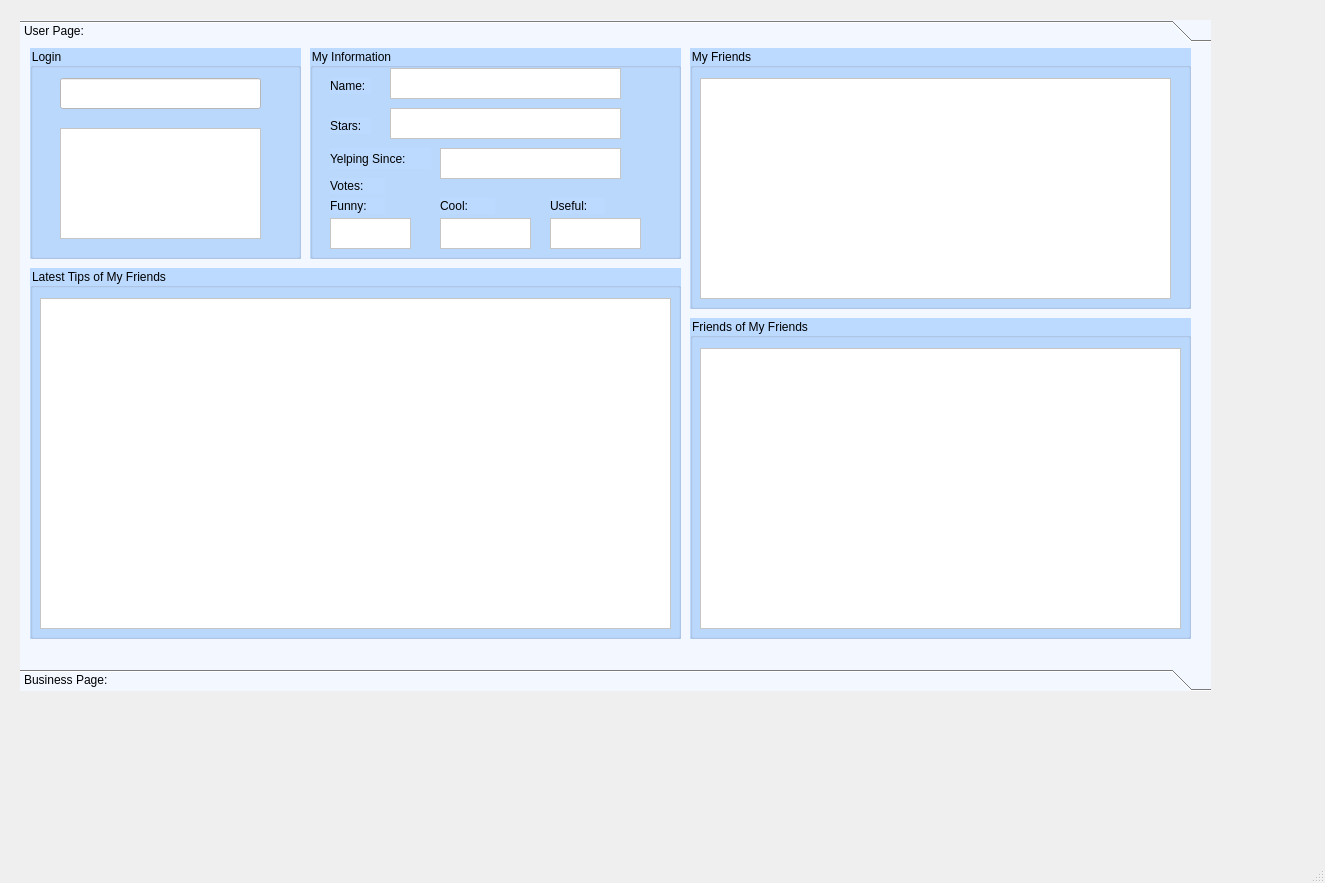
<?xml version="1.0" encoding="UTF-8"?>
<ui version="4.0">
 <class>MainWindow</class>
 <widget class="QMainWindow" name="MainWindow">
  <property name="geometry">
   <rect>
    <x>0</x>
    <y>0</y>
    <width>1325</width>
    <height>883</height>
   </rect>
  </property>
  <property name="windowTitle">
   <string>MainWindow</string>
  </property>
  <widget class="QWidget" name="centralwidget">
   <widget class="QToolBox" name="toolBox">
    <property name="geometry">
     <rect>
      <x>20</x>
      <y>20</y>
      <width>1191</width>
      <height>671</height>
     </rect>
    </property>
    <property name="styleSheet">
     <string notr="true">font: 75 12pt &quot;Arial&quot;;
background-color: rgb(243, 247, 255);</string>
    </property>
    <property name="currentIndex">
     <number>0</number>
    </property>
    <widget class="QWidget" name="page">
     <property name="geometry">
      <rect>
       <x>0</x>
       <y>0</y>
       <width>1191</width>
       <height>607</height>
      </rect>
     </property>
     <attribute name="label">
      <string>User Page:</string>
     </attribute>
     <widget class="QGroupBox" name="login_groupBox">
      <property name="geometry">
       <rect>
        <x>10</x>
        <y>0</y>
        <width>271</width>
        <height>211</height>
       </rect>
      </property>
      <property name="styleSheet">
       <string notr="true">font: 75 11pt &quot;Arial&quot;;
background-color: rgb(188, 218, 255);</string>
      </property>
      <property name="title">
       <string>Login</string>
      </property>
      <widget class="QListWidget" name="login2_list_widget">
       <property name="geometry">
        <rect>
         <x>30</x>
         <y>80</y>
         <width>201</width>
         <height>111</height>
        </rect>
       </property>
       <property name="styleSheet">
        <string notr="true">background-color: rgb(255, 255, 255);
font: 75 8pt &quot;Arial&quot;;</string>
       </property>
      </widget>
      <widget class="QLineEdit" name="login1_line_edit">
       <property name="geometry">
        <rect>
         <x>30</x>
         <y>30</y>
         <width>201</width>
         <height>31</height>
        </rect>
       </property>
       <property name="styleSheet">
        <string notr="true">font: 8pt &quot;MS Shell Dlg 2&quot;;
background-color: rgb(255, 255, 255);</string>
       </property>
      </widget>
     </widget>
     <widget class="QGroupBox" name="my_infor_groupBox">
      <property name="geometry">
       <rect>
        <x>290</x>
        <y>0</y>
        <width>371</width>
        <height>211</height>
       </rect>
      </property>
      <property name="styleSheet">
       <string notr="true">background-color: rgb(188, 218, 255);
font: 75 11pt &quot;Arial&quot;;</string>
      </property>
      <property name="title">
       <string>My Information</string>
      </property>
      <widget class="QLabel" name="label">
       <property name="geometry">
        <rect>
         <x>20</x>
         <y>30</y>
         <width>41</width>
         <height>16</height>
        </rect>
       </property>
       <property name="styleSheet">
        <string notr="true">font: 75 10pt &quot;Arial&quot;;</string>
       </property>
       <property name="text">
        <string>Name:</string>
       </property>
      </widget>
      <widget class="QLabel" name="label_2">
       <property name="geometry">
        <rect>
         <x>20</x>
         <y>70</y>
         <width>41</width>
         <height>16</height>
        </rect>
       </property>
       <property name="styleSheet">
        <string notr="true">font: 75 10pt &quot;Arial&quot;;</string>
       </property>
       <property name="text">
        <string>Stars:</string>
       </property>
      </widget>
      <widget class="QLabel" name="label_3">
       <property name="geometry">
        <rect>
         <x>20</x>
         <y>100</y>
         <width>101</width>
         <height>21</height>
        </rect>
       </property>
       <property name="styleSheet">
        <string notr="true">font: 75 10pt &quot;Arial&quot;;</string>
       </property>
       <property name="text">
        <string>Yelping Since:</string>
       </property>
      </widget>
      <widget class="QLabel" name="label_4">
       <property name="geometry">
        <rect>
         <x>20</x>
         <y>130</y>
         <width>55</width>
         <height>16</height>
        </rect>
       </property>
       <property name="styleSheet">
        <string notr="true">font: 75 10pt &quot;Arial&quot;;</string>
       </property>
       <property name="text">
        <string>Votes:</string>
       </property>
      </widget>
      <widget class="QLabel" name="label_5">
       <property name="geometry">
        <rect>
         <x>20</x>
         <y>150</y>
         <width>55</width>
         <height>16</height>
        </rect>
       </property>
       <property name="styleSheet">
        <string notr="true">font: 75 10pt &quot;Arial&quot;;</string>
       </property>
       <property name="text">
        <string>Funny:</string>
       </property>
      </widget>
      <widget class="QLabel" name="label_6">
       <property name="geometry">
        <rect>
         <x>130</x>
         <y>150</y>
         <width>55</width>
         <height>16</height>
        </rect>
       </property>
       <property name="styleSheet">
        <string notr="true">font: 75 10pt &quot;Arial&quot;;</string>
       </property>
       <property name="text">
        <string>Cool:</string>
       </property>
      </widget>
      <widget class="QLabel" name="label_7">
       <property name="geometry">
        <rect>
         <x>240</x>
         <y>150</y>
         <width>55</width>
         <height>16</height>
        </rect>
       </property>
       <property name="styleSheet">
        <string notr="true">font: 75 10pt &quot;Arial&quot;;</string>
       </property>
       <property name="text">
        <string>Useful:</string>
       </property>
      </widget>
      <widget class="QListWidget" name="myinfor_lineEdit_name">
       <property name="geometry">
        <rect>
         <x>80</x>
         <y>20</y>
         <width>231</width>
         <height>31</height>
        </rect>
       </property>
       <property name="styleSheet">
        <string notr="true">background-color: rgb(255, 255, 255);</string>
       </property>
      </widget>
      <widget class="QListWidget" name="myinfor_lineEdit_stars">
       <property name="geometry">
        <rect>
         <x>80</x>
         <y>60</y>
         <width>231</width>
         <height>31</height>
        </rect>
       </property>
       <property name="styleSheet">
        <string notr="true">background-color: rgb(255, 255, 255);</string>
       </property>
      </widget>
      <widget class="QListWidget" name="myinfor_lineEdit_stars_2">
       <property name="geometry">
        <rect>
         <x>130</x>
         <y>100</y>
         <width>181</width>
         <height>31</height>
        </rect>
       </property>
       <property name="styleSheet">
        <string notr="true">background-color: rgb(255, 255, 255);</string>
       </property>
      </widget>
      <widget class="QListWidget" name="myinfor_lineEdit_funny">
       <property name="geometry">
        <rect>
         <x>20</x>
         <y>170</y>
         <width>81</width>
         <height>31</height>
        </rect>
       </property>
       <property name="styleSheet">
        <string notr="true">background-color: rgb(255, 255, 255);</string>
       </property>
      </widget>
      <widget class="QListWidget" name="myinfor_lineEdit_cool">
       <property name="geometry">
        <rect>
         <x>130</x>
         <y>170</y>
         <width>91</width>
         <height>31</height>
        </rect>
       </property>
       <property name="styleSheet">
        <string notr="true">background-color: rgb(255, 255, 255);</string>
       </property>
      </widget>
      <widget class="QListWidget" name="myinfor_lineEdit_useful">
       <property name="geometry">
        <rect>
         <x>240</x>
         <y>170</y>
         <width>91</width>
         <height>31</height>
        </rect>
       </property>
       <property name="styleSheet">
        <string notr="true">background-color: rgb(255, 255, 255);</string>
       </property>
      </widget>
     </widget>
     <widget class="QGroupBox" name="LTOMF_groupBox">
      <property name="geometry">
       <rect>
        <x>10</x>
        <y>220</y>
        <width>651</width>
        <height>371</height>
       </rect>
      </property>
      <property name="styleSheet">
       <string notr="true">background-color: rgb(188, 218, 255);
font: 75 11pt &quot;Arial&quot;;</string>
      </property>
      <property name="title">
       <string>Latest Tips of My Friends</string>
      </property>
      <widget class="QTableWidget" name="LTOMF_tableWidget">
       <property name="geometry">
        <rect>
         <x>10</x>
         <y>30</y>
         <width>631</width>
         <height>331</height>
        </rect>
       </property>
       <property name="styleSheet">
        <string notr="true">background-color: rgb(255, 255, 255);
font: 75 9pt &quot;Arial&quot;;</string>
       </property>
      </widget>
     </widget>
     <widget class="QGroupBox" name="MF_groupBox">
      <property name="geometry">
       <rect>
        <x>670</x>
        <y>0</y>
        <width>501</width>
        <height>261</height>
       </rect>
      </property>
      <property name="styleSheet">
       <string notr="true">background-color: rgb(188, 218, 255);
font: 75 11pt &quot;Arial&quot;;</string>
      </property>
      <property name="title">
       <string>My Friends</string>
      </property>
      <widget class="QTableWidget" name="MF_tableWidget">
       <property name="geometry">
        <rect>
         <x>10</x>
         <y>30</y>
         <width>471</width>
         <height>221</height>
        </rect>
       </property>
       <property name="styleSheet">
        <string notr="true">background-color: rgb(255, 255, 255);
font: 75 8pt &quot;Arial&quot;;</string>
       </property>
      </widget>
     </widget>
     <widget class="QGroupBox" name="FOMF_groupBox">
      <property name="geometry">
       <rect>
        <x>670</x>
        <y>270</y>
        <width>501</width>
        <height>321</height>
       </rect>
      </property>
      <property name="styleSheet">
       <string notr="true">background-color: rgb(188, 218, 255);
font: 75 11pt &quot;Arial&quot;;</string>
      </property>
      <property name="title">
       <string>Friends of My Friends</string>
      </property>
      <widget class="QTableWidget" name="FOMF_tableWidget">
       <property name="geometry">
        <rect>
         <x>10</x>
         <y>30</y>
         <width>481</width>
         <height>281</height>
        </rect>
       </property>
       <property name="styleSheet">
        <string notr="true">background-color: rgb(255, 255, 255);
font: 75 8pt &quot;Arial&quot;;</string>
       </property>
      </widget>
     </widget>
    </widget>
    <widget class="QWidget" name="page_2">
     <property name="geometry">
      <rect>
       <x>0</x>
       <y>0</y>
       <width>1191</width>
       <height>607</height>
      </rect>
     </property>
     <attribute name="label">
      <string>Business Page:</string>
     </attribute>
     <widget class="QGroupBox" name="SL_groupBox">
      <property name="geometry">
       <rect>
        <x>10</x>
        <y>0</y>
        <width>631</width>
        <height>221</height>
       </rect>
      </property>
      <property name="styleSheet">
       <string notr="true">background-color: rgb(188, 218, 255);
font: 75 11pt &quot;Arial&quot;;</string>
      </property>
      <property name="title">
       <string>Select Location</string>
      </property>
      <widget class="QLabel" name="label_8">
       <property name="geometry">
        <rect>
         <x>10</x>
         <y>40</y>
         <width>41</width>
         <height>16</height>
        </rect>
       </property>
       <property name="styleSheet">
        <string notr="true">font: 75 10pt &quot;Arial&quot;;</string>
       </property>
       <property name="text">
        <string>State</string>
       </property>
      </widget>
      <widget class="QComboBox" name="state_comboBox">
       <property name="geometry">
        <rect>
         <x>50</x>
         <y>30</y>
         <width>141</width>
         <height>31</height>
        </rect>
       </property>
       <property name="styleSheet">
        <string notr="true">background-color: rgb(255, 255, 255);</string>
       </property>
      </widget>
      <widget class="QLabel" name="label_9">
       <property name="geometry">
        <rect>
         <x>10</x>
         <y>70</y>
         <width>55</width>
         <height>16</height>
        </rect>
       </property>
       <property name="styleSheet">
        <string notr="true">font: 75 10pt &quot;Arial&quot;;</string>
       </property>
       <property name="text">
        <string>City</string>
       </property>
      </widget>
      <widget class="QLabel" name="label_10">
       <property name="geometry">
        <rect>
         <x>170</x>
         <y>70</y>
         <width>81</width>
         <height>16</height>
        </rect>
       </property>
       <property name="styleSheet">
        <string notr="true">font: 75 10pt &quot;Arial&quot;;</string>
       </property>
       <property name="text">
        <string>Zipcode</string>
       </property>
      </widget>
      <widget class="QLabel" name="label_11">
       <property name="geometry">
        <rect>
         <x>230</x>
         <y>40</y>
         <width>201</width>
         <height>20</height>
        </rect>
       </property>
       <property name="styleSheet">
        <string notr="true">font: 75 10pt &quot;Arial&quot;;</string>
       </property>
       <property name="text">
        <string># of Businesses in Zipcode:</string>
       </property>
      </widget>
      <widget class="QLabel" name="label_12">
       <property name="geometry">
        <rect>
         <x>310</x>
         <y>70</y>
         <width>231</width>
         <height>16</height>
        </rect>
       </property>
       <property name="styleSheet">
        <string notr="true">font: 75 10pt &quot;Arial&quot;;</string>
       </property>
       <property name="text">
        <string>Top categories in Zipcode:</string>
       </property>
      </widget>
      <widget class="QListWidget" name="City_listWidget">
       <property name="geometry">
        <rect>
         <x>20</x>
         <y>90</y>
         <width>131</width>
         <height>121</height>
        </rect>
       </property>
       <property name="styleSheet">
        <string notr="true">background-color: rgb(255, 255, 255);
font: 75 9pt &quot;Arial&quot;;
</string>
       </property>
      </widget>
      <widget class="QListWidget" name="Zip_listWidget">
       <property name="geometry">
        <rect>
         <x>160</x>
         <y>90</y>
         <width>61</width>
         <height>121</height>
        </rect>
       </property>
       <property name="styleSheet">
        <string notr="true">background-color: rgb(255, 255, 255);
font: 75 8pt &quot;Arial&quot;;</string>
       </property>
      </widget>
      <widget class="QListWidget" name="BZIP_listWidget">
       <property name="geometry">
        <rect>
         <x>450</x>
         <y>30</y>
         <width>161</width>
         <height>31</height>
        </rect>
       </property>
       <property name="styleSheet">
        <string notr="true">background-color: rgb(255, 255, 255);</string>
       </property>
      </widget>
      <widget class="QTableWidget" name="TopCat_tableWidget">
       <property name="geometry">
        <rect>
         <x>240</x>
         <y>90</y>
         <width>371</width>
         <height>121</height>
        </rect>
       </property>
       <property name="styleSheet">
        <string notr="true">background-color: rgb(255, 255, 255);
font: 8pt &quot;MS Shell Dlg 2&quot;;</string>
       </property>
      </widget>
     </widget>
     <widget class="QGroupBox" name="FOC_groupBox">
      <property name="geometry">
       <rect>
        <x>10</x>
        <y>230</y>
        <width>1161</width>
        <height>351</height>
       </rect>
      </property>
      <property name="styleSheet">
       <string notr="true">background-color: rgb(188, 218, 255);
font: 75 11pt &quot;Arial&quot;;</string>
      </property>
      <property name="title">
       <string>Filter on Categories</string>
      </property>
      <widget class="QLabel" name="label_13">
       <property name="geometry">
        <rect>
         <x>20</x>
         <y>30</y>
         <width>121</width>
         <height>16</height>
        </rect>
       </property>
       <property name="styleSheet">
        <string notr="true">font: 75 10pt &quot;Arial&quot;;</string>
       </property>
       <property name="text">
        <string>Select Category</string>
       </property>
      </widget>
      <widget class="QLabel" name="label_14">
       <property name="geometry">
        <rect>
         <x>20</x>
         <y>170</y>
         <width>201</width>
         <height>21</height>
        </rect>
       </property>
       <property name="styleSheet">
        <string notr="true">font: 75 8pt &quot;Arial&quot;;</string>
       </property>
       <property name="text">
        <string>Attributes of Popular Businesses</string>
       </property>
      </widget>
      <widget class="QPushButton" name="selectButton">
       <property name="geometry">
        <rect>
         <x>190</x>
         <y>10</y>
         <width>93</width>
         <height>28</height>
        </rect>
       </property>
       <property name="styleSheet">
        <string notr="true">background-color: rgb(255, 219, 111);
font: 75 11pt &quot;Arial&quot;;</string>
       </property>
       <property name="text">
        <string>Search</string>
       </property>
      </widget>
      <widget class="QLabel" name="label_15">
       <property name="geometry">
        <rect>
         <x>300</x>
         <y>20</y>
         <width>171</width>
         <height>16</height>
        </rect>
       </property>
       <property name="styleSheet">
        <string notr="true">font: 75 10pt &quot;Arial&quot;;</string>
       </property>
       <property name="text">
        <string>Number of Businesses:</string>
       </property>
      </widget>
      <widget class="QLabel" name="label_16">
       <property name="geometry">
        <rect>
         <x>560</x>
         <y>20</y>
         <width>241</width>
         <height>16</height>
        </rect>
       </property>
       <property name="styleSheet">
        <string notr="true">font: 75 10pt &quot;Arial&quot;;</string>
       </property>
       <property name="text">
        <string>Number of Popular Businesses:</string>
       </property>
      </widget>
      <widget class="QLabel" name="label_17">
       <property name="geometry">
        <rect>
         <x>900</x>
         <y>20</y>
         <width>221</width>
         <height>16</height>
        </rect>
       </property>
       <property name="styleSheet">
        <string notr="true">font: 75 10pt &quot;Arial&quot;;</string>
       </property>
       <property name="text">
        <string>Categories of Selected Business</string>
       </property>
      </widget>
      <widget class="QListWidget" name="COSB_listWidget">
       <property name="geometry">
        <rect>
         <x>890</x>
         <y>50</y>
         <width>256</width>
         <height>121</height>
        </rect>
       </property>
       <property name="styleSheet">
        <string notr="true">background-color: rgb(255, 255, 255);
font: 75 10pt &quot;Arial&quot;;</string>
       </property>
      </widget>
      <widget class="QLabel" name="label_18">
       <property name="geometry">
        <rect>
         <x>900</x>
         <y>180</y>
         <width>241</width>
         <height>16</height>
        </rect>
       </property>
       <property name="styleSheet">
        <string notr="true">font: 75 10pt &quot;Arial&quot;;</string>
       </property>
       <property name="text">
        <string>Attributes of Selected Business</string>
       </property>
      </widget>
      <widget class="QListWidget" name="NOB_listWidget">
       <property name="geometry">
        <rect>
         <x>470</x>
         <y>10</y>
         <width>81</width>
         <height>31</height>
        </rect>
       </property>
       <property name="styleSheet">
        <string notr="true">background-color: rgb(255, 255, 255);</string>
       </property>
      </widget>
      <widget class="QListWidget" name="NOPB_listWidget">
       <property name="geometry">
        <rect>
         <x>790</x>
         <y>10</y>
         <width>71</width>
         <height>31</height>
        </rect>
       </property>
       <property name="styleSheet">
        <string notr="true">background-color: rgb(255, 255, 255);</string>
       </property>
      </widget>
      <widget class="QListWidget" name="SC_listWidget">
       <property name="geometry">
        <rect>
         <x>10</x>
         <y>50</y>
         <width>211</width>
         <height>111</height>
        </rect>
       </property>
       <property name="styleSheet">
        <string notr="true">background-color: rgb(255, 255, 255);
font: 75 9pt &quot;Arial&quot;;</string>
       </property>
      </widget>
      <widget class="QTableWidget" name="businessTable">
       <property name="geometry">
        <rect>
         <x>235</x>
         <y>51</y>
         <width>641</width>
         <height>291</height>
        </rect>
       </property>
       <property name="styleSheet">
        <string notr="true">background-color: rgb(255, 255, 255);
font: 8pt &quot;MS Shell Dlg 2&quot;;</string>
       </property>
      </widget>
      <widget class="QTableWidget" name="AOPB_tableWidget">
       <property name="geometry">
        <rect>
         <x>10</x>
         <y>200</y>
         <width>211</width>
         <height>131</height>
        </rect>
       </property>
       <property name="styleSheet">
        <string notr="true">background-color: rgb(255, 255, 255);
font: 8pt &quot;MS Shell Dlg 2&quot;;</string>
       </property>
      </widget>
      <widget class="QListWidget" name="AOSB_listWidget_2">
       <property name="geometry">
        <rect>
         <x>890</x>
         <y>210</y>
         <width>256</width>
         <height>121</height>
        </rect>
       </property>
       <property name="styleSheet">
        <string notr="true">background-color: rgb(255, 255, 255);
font: 75 10pt &quot;Arial&quot;;</string>
       </property>
      </widget>
     </widget>
     <widget class="QGroupBox" name="MA_groupBox">
      <property name="geometry">
       <rect>
        <x>650</x>
        <y>0</y>
        <width>521</width>
        <height>221</height>
       </rect>
      </property>
      <property name="styleSheet">
       <string notr="true">background-color: rgb(188, 218, 255);
font: 75 11pt &quot;Arial&quot;;</string>
      </property>
      <property name="title">
       <string>  Analysis</string>
      </property>
      <widget class="QLabel" name="label_19">
       <property name="geometry">
        <rect>
         <x>10</x>
         <y>20</y>
         <width>101</width>
         <height>21</height>
        </rect>
       </property>
       <property name="styleSheet">
        <string notr="true">font: 75 7pt &quot;Arial&quot;;</string>
       </property>
       <property name="text">
        <string>Order by </string>
       </property>
      </widget>
      <widget class="QLabel" name="label_20">
       <property name="geometry">
        <rect>
         <x>160</x>
         <y>10</y>
         <width>91</width>
         <height>16</height>
        </rect>
       </property>
       <property name="styleSheet">
        <string notr="true">font: 75 7pt &quot;Arial&quot;;</string>
       </property>
       <property name="text">
        <string>Average Star</string>
       </property>
      </widget>
      <widget class="QLabel" name="label_21">
       <property name="geometry">
        <rect>
         <x>330</x>
         <y>10</y>
         <width>111</width>
         <height>16</height>
        </rect>
       </property>
       <property name="styleSheet">
        <string notr="true">font: 75 7pt &quot;Arial&quot;;</string>
       </property>
       <property name="text">
        <string>Price range</string>
       </property>
      </widget>
      <widget class="QLabel" name="label_22">
       <property name="geometry">
        <rect>
         <x>460</x>
         <y>10</y>
         <width>91</width>
         <height>16</height>
        </rect>
       </property>
       <property name="styleSheet">
        <string notr="true">font: 75 7pt &quot;Arial&quot;;</string>
       </property>
       <property name="text">
        <string>Popularity</string>
       </property>
      </widget>
      <widget class="QPushButton" name="selectButton_2">
       <property name="geometry">
        <rect>
         <x>180</x>
         <y>30</y>
         <width>21</width>
         <height>16</height>
        </rect>
       </property>
       <property name="styleSheet">
        <string notr="true">background-color: rgb(255, 219, 111);
font: 75 11pt &quot;Arial&quot;;</string>
       </property>
       <property name="text">
        <string/>
       </property>
      </widget>
      <widget class="QPushButton" name="selectButton_3">
       <property name="geometry">
        <rect>
         <x>350</x>
         <y>30</y>
         <width>21</width>
         <height>16</height>
        </rect>
       </property>
       <property name="styleSheet">
        <string notr="true">background-color: rgb(255, 219, 111);
font: 75 11pt &quot;Arial&quot;;</string>
       </property>
       <property name="text">
        <string/>
       </property>
      </widget>
      <widget class="QPushButton" name="selectButton_4">
       <property name="geometry">
        <rect>
         <x>470</x>
         <y>30</y>
         <width>21</width>
         <height>16</height>
        </rect>
       </property>
       <property name="styleSheet">
        <string notr="true">background-color: rgb(255, 219, 111);
font: 75 11pt &quot;Arial&quot;;</string>
       </property>
       <property name="text">
        <string/>
       </property>
      </widget>
      <widget class="QTableWidget" name="AnalysisTable">
       <property name="geometry">
        <rect>
         <x>10</x>
         <y>50</y>
         <width>501</width>
         <height>161</height>
        </rect>
       </property>
       <property name="styleSheet">
        <string notr="true">background-color: rgb(255, 255, 255);
font: 8pt &quot;MS Shell Dlg 2&quot;;</string>
       </property>
      </widget>
     </widget>
    </widget>
   </widget>
  </widget>
  <widget class="QMenuBar" name="menubar">
   <property name="geometry">
    <rect>
     <x>0</x>
     <y>0</y>
     <width>1325</width>
     <height>22</height>
    </rect>
   </property>
  </widget>
  <widget class="QStatusBar" name="statusbar"/>
 </widget>
 <resources/>
 <connections/>
</ui>
